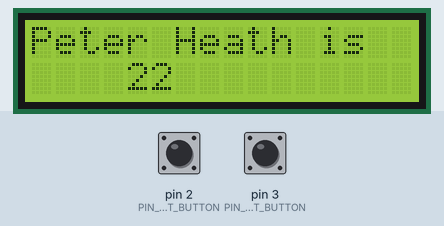
This sketch was run on a simulated Arduino Uno, built with avr-gcc and run on an emulated ATmega328P. On the bench: 16×2 character LCD. The inputs (shaded band) are chosen by the test bench; at power-on: pin 2 (PIN_RIGHT_BUTTON) HIGH, pin 3 (PIN_LEFT_BUTTON) HIGH.

Above: at 1.2 s.
1.3 s: pin 2 (PIN_RIGHT_BUTTON) pulled LOW for 0.15 s
At 2.5 s:
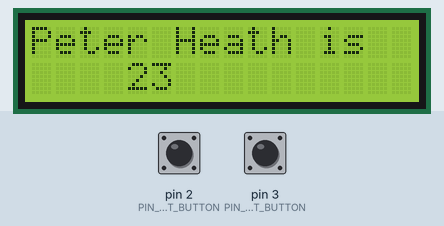
2.9 s: pin 2 (PIN_RIGHT_BUTTON) pulled LOW for 1 s
At 3.8 s:
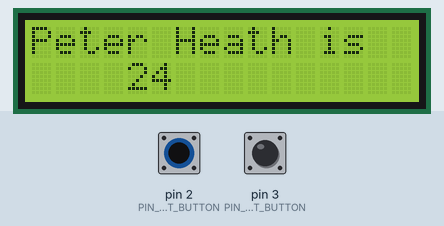
Timing chart, 0 to 5.9 s (numbered marks = the images above; inputs shaded):
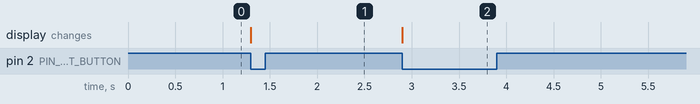

Measured:
- after the input at 1.3 s, the display: changes at once (image 1)
- after the input at 2.9 s, the display: changes at once (image 2)

The sketch:

Lab3PartD.ino
```cpp
/*
Name:		Lab3PartD.ino
Created:	3/24/2016 1:44:10 PM
Author:	heathpr
*/

// Include header files
#include <LiquidCrystal.h>

// Global constants
#define PIN_RIGHT_BUTTON 2
#define PIN_LEFT_BUTTON 3

// Glodal variables
String name = "Peter Heath";
LiquidCrystal lcd(14, 15, 16, 17, 18, 19, 20);
int age = 22;

// Prototypes of functions
void int0_isr(void);
void int1_isr(void);

// the setup function runs once when you press reset or power the board
void setup() {
	int size;

	pinMode(PIN_LEFT_BUTTON, INPUT_PULLUP);
	pinMode(PIN_RIGHT_BUTTON, INPUT_PULLUP);

	Serial.begin(9600);
	lcd.begin(16, 2);
	lcd.setCursor(0, 0);
	size = name.length()+1;
	//Serial.println(size);
	lcd.print(name);
	lcd.setCursor(size, 0);
	lcd.print("is");

	attachInterrupt(0, int0_isr, FALLING);
	attachInterrupt(1, int1_isr, FALLING);

}

// the loop function runs over and over again until power down or reset
void loop() {

	lcd.setCursor(4, 1);
	lcd.print(age);
	lcd.print(" ");
}

void int0_isr() {
	age++;
}
void int1_isr() {
	age--;
}
```
